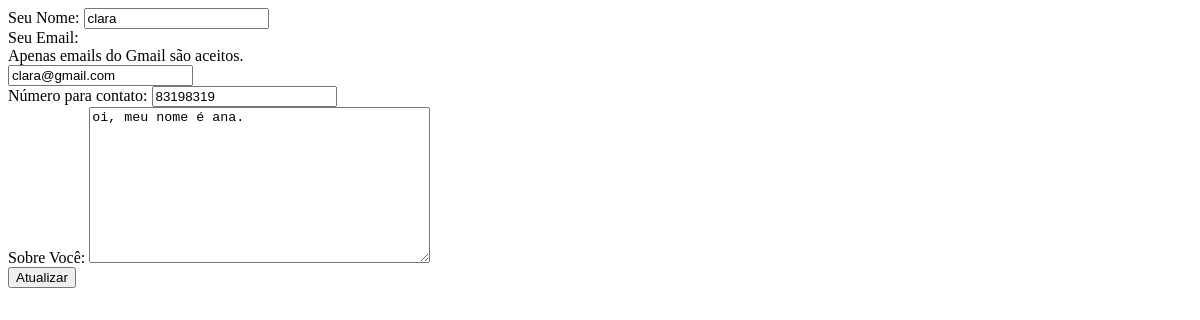
The page /users/update/1/ on the database as committed earlier.
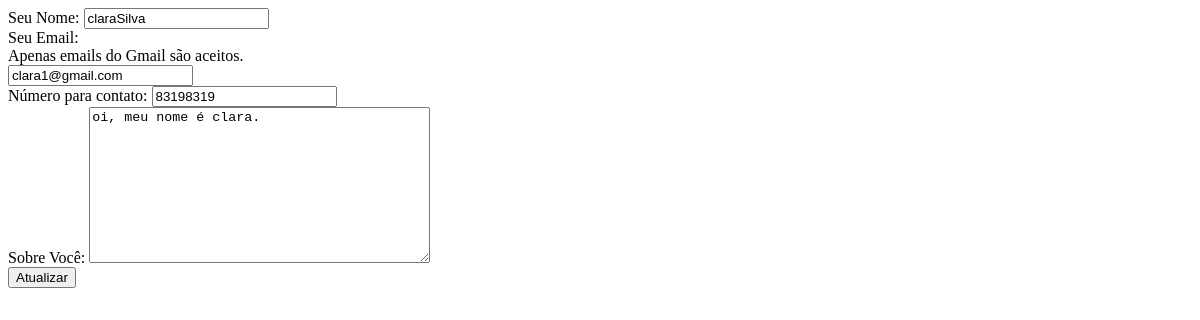
The same page on the database as committed later.
### users/models.py (models this page shows)
class User(models.Model):
    nome = models.CharField(max_length=50)
    email = models.EmailField()
    telefone = models.IntegerField()
    bio = models.TextField()

### users/views.py (the view)
# urls.py: path('update/<int:id>/', views.atualizar, name="update"),
def atualizar(request,id):
    user = User.objects.get(id=id) # será a instancia no else
    if request.method == 'POST':
        form = UsersForm(request.POST, instance=user)
        if form.is_valid():
            user.save()
            return HttpResponseRedirect('/users/all-data/')
    else:
        form = UsersForm(instance=user)
    return render(request, 'users/update.html', {'form':form})

### users/forms.py
class UsersForm(forms.ModelForm):
    nome = forms.CharField(validators=[validators.MaxLengthValidator(10, message="O nome não pode ter mais de 10 caracteres!"),start_with_c],error_messages={'required': "Seu nome não pode estar vazio!"},widget=forms.TextInput(attrs={'class':'form-control'}),label='Seu Nome')
    email = forms.EmailField(validators=[start_with_c],required=False,widget=forms.EmailInput(attrs={'class':'form-control'}),label='Seu Email', help_text="Apenas emails do Gmail são aceitos.")
    class Meta:
        model = User
        fields = "__all__"
        labels = {
            'telefone':'Número para contato',
            'bio':'Sobre Você'
        }
        widgets = {
            'telefone':forms.NumberInput(attrs={'class':'form-control'}),
            'bio':forms.Textarea(attrs={'class':'form-control'})
        }
        help_texts = {
            'email':'Só são aceitos Gmails'
        }
        error_messages = {
            'nome':{
                'required':'Este campo é obrigatório!'
            }
        }

### posts/context_processors.py (called while the page is built)
def categories(request):
    categories = [
    'Programação',
    'Comida',
    'Viagem'
    ]
    return {'categories': categories}

### users/templates/users/update.html (shortened to what this page needs)
<!DOCTYPE html>
<html lang="en">
<head>
</head>
<body>
    <form action="" method="POST">
        {{form}}
        <button type="submit">Atualizar</button>
    </form>
</body>
</html>

Rows that differ between the two databases and show on the page:
changed User: nome "clara" → "claraSilva"; email "clara@gmail.com" → "clara1@gmail.com"; bio "oi, meu nome é ana." → "oi, meu nome é clara."
